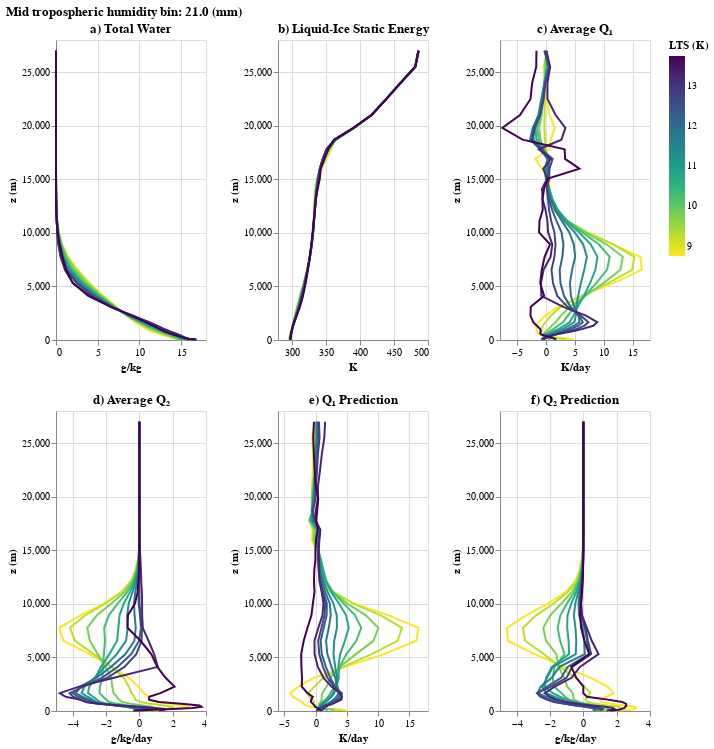

Notebook cell for this chart:
### Code cell
moist_margin = binned.isel(path_bins=10)
chart = plot_line_by_key_altair(moist_margin, 'lts', c_title='LTS (K)',
                 title_fn=lambda x: f'Mid tropospheric humidity bin: {x.path_bins.item()} (mm)', cmap='viridis')
chart.save("vary_lts.svg")
chart

### Figure 1 — Vega-Lite specification as saved in the notebook (floating-point values rounded to 4 significant figures; data arrays with more than 128 entries replaced by an {"elided": "..."} marker saying what was removed)
{"$schema": "https://vega.github.io/schema/vega-lite/v3.3.0.json", "config": {"mark": {"tooltip": null}, "view": {"height": 300, "width": 400}}, "data": {"name": "data-d652679f094baaa7296a970d7c7d2146"}, "datasets": {"data-d652679f094baaa7296a970d7c7d2146": {"elided": "374 records"}}, "title": "Mid tropospheric humidity bin: 21.0 (mm)", "vconcat": [{"hconcat": [{"encoding": {"color": {"field": "lts", "legend": {"title": "LTS (K)"}, "scale": {"scheme": "viridis"}, "sort": "descending", "type": "quantitative"}, "order": {"field": "z", "type": "quantitative"}, "x": {"axis": {"title": "g/kg"}, "field": "QT", "type": "quantitative"}, "y": {"axis": {"title": "z (m)"}, "field": "z", "type": "quantitative"}}, "mark": "line", "title": "a) Total Water", "width": 150}, {"encoding": {"color": {"field": "lts", "legend": {"title": "LTS (K)"}, "scale": {"scheme": "viridis"}, "sort": "descending", "type": "quantitative"}, "order": {"field": "z", "type": "quantitative"}, "x": {"axis": {"title": "K"}, "field": "SLI", "type": "quantitative"}, "y": {"axis": {"title": "z (m)"}, "field": "z", "type": "quantitative"}}, "mark": "line", "title": "b) Liquid-Ice Static Energy", "width": 150}, {"encoding": {"color": {"field": "lts", "legend": {"title": "LTS (K)"}, "scale": {"scheme": "viridis"}, "sort": "descending", "type": "quantitative"}, "order": {"field": "z", "type": "quantitative"}, "x": {"axis": {"title": "K/day"}, "field": "Q1", "type": "quantitative"}, "y": {"axis": {"title": "z (m)"}, "field": "z", "type": "quantitative"}}, "mark": "line", "title": "c) Average Q₁", "width": 150}]}, {"hconcat": [{"encoding": {"color": {"field": "lts", "legend": {"title": "LTS (K)"}, "scale": {"scheme": "viridis"}, "sort": "descending", "type": "quantitative"}, "order": {"field": "z", "type": "quantitative"}, "x": {"axis": {"title": "g/kg/day"}, "field": "Q2", "type": "quantitative"}, "y": {"axis": {"title": "z (m)"}, "field": "z", "type": "quantitative"}}, "mark": "line", "title": "d) Average Q₂", "width": 150}, {"encoding": {"color": {"field": "lts", "legend": {"title": "LTS (K)"}, "scale": {"scheme": "viridis"}, "sort": "descending", "type": "quantitative"}, "order": {"field": "z", "type": "quantitative"}, "x": {"axis": {"title": "K/day"}, "field": "Q1NN", "type": "quantitative"}, "y": {"axis": {"title": "z (m)"}, "field": "z", "type": "quantitative"}}, "mark": "line", "title": "e) Q₁ Prediction", "width": 150}, {"encoding": {"color": {"field": "lts", "legend": {"title": "LTS (K)"}, "scale": {"scheme": "viridis"}, "sort": "descending", "type": "quantitative"}, "order": {"field": "z", "type": "quantitative"}, "x": {"axis": {"title": "g/kg/day"}, "field": "Q2NN", "type": "quantitative"}, "y": {"axis": {"title": "z (m)"}, "field": "z", "type": "quantitative"}}, "mark": "line", "title": "f) Q₂ Prediction", "width": 150}]}]}
